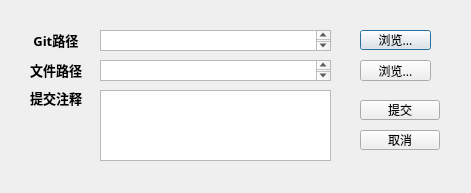
<?xml version="1.0" encoding="UTF-8"?>
<ui version="4.0">
 <class>GitDialog</class>
 <widget class="QDialog" name="GitDialog">
  <property name="geometry">
   <rect>
    <x>0</x>
    <y>0</y>
    <width>471</width>
    <height>193</height>
   </rect>
  </property>
  <property name="windowTitle">
   <string>Git</string>
  </property>
  <widget class="QLabel" name="label">
   <property name="geometry">
    <rect>
     <x>30</x>
     <y>30</y>
     <width>61</width>
     <height>20</height>
    </rect>
   </property>
   <property name="font">
    <font>
     <family>微软雅黑</family>
     <pointsize>10</pointsize>
     <weight>75</weight>
     <bold>true</bold>
    </font>
   </property>
   <property name="text">
    <string> Git路径</string>
   </property>
  </widget>
  <widget class="QLabel" name="label_2">
   <property name="geometry">
    <rect>
     <x>30</x>
     <y>60</y>
     <width>61</width>
     <height>20</height>
    </rect>
   </property>
   <property name="font">
    <font>
     <family>微软雅黑</family>
     <pointsize>10</pointsize>
     <weight>75</weight>
     <bold>true</bold>
    </font>
   </property>
   <property name="text">
    <string>文件路径</string>
   </property>
  </widget>
  <widget class="QLabel" name="label_3">
   <property name="geometry">
    <rect>
     <x>30</x>
     <y>90</y>
     <width>61</width>
     <height>16</height>
    </rect>
   </property>
   <property name="font">
    <font>
     <family>微软雅黑</family>
     <pointsize>10</pointsize>
     <weight>75</weight>
     <bold>true</bold>
    </font>
   </property>
   <property name="text">
    <string>提交注释</string>
   </property>
  </widget>
  <widget class="QPlainTextEdit" name="GitPathEdit">
   <property name="geometry">
    <rect>
     <x>100</x>
     <y>30</y>
     <width>231</width>
     <height>21</height>
    </rect>
   </property>
  </widget>
  <widget class="QPlainTextEdit" name="FilePathEdit">
   <property name="geometry">
    <rect>
     <x>100</x>
     <y>60</y>
     <width>231</width>
     <height>21</height>
    </rect>
   </property>
  </widget>
  <widget class="QPlainTextEdit" name="NotesEdit">
   <property name="geometry">
    <rect>
     <x>100</x>
     <y>90</y>
     <width>231</width>
     <height>71</height>
    </rect>
   </property>
  </widget>
  <widget class="QPushButton" name="GitPathBtn">
   <property name="geometry">
    <rect>
     <x>360</x>
     <y>30</y>
     <width>71</width>
     <height>20</height>
    </rect>
   </property>
   <property name="font">
    <font>
     <family>微软雅黑</family>
     <pointsize>9</pointsize>
     <weight>50</weight>
     <bold>false</bold>
    </font>
   </property>
   <property name="text">
    <string>浏览...</string>
   </property>
  </widget>
  <widget class="QPushButton" name="FilePathBtn">
   <property name="geometry">
    <rect>
     <x>360</x>
     <y>60</y>
     <width>71</width>
     <height>21</height>
    </rect>
   </property>
   <property name="font">
    <font>
     <family>微软雅黑</family>
     <pointsize>9</pointsize>
     <weight>50</weight>
     <bold>false</bold>
    </font>
   </property>
   <property name="text">
    <string>浏览...</string>
   </property>
  </widget>
  <widget class="QPushButton" name="CommitBtn">
   <property name="geometry">
    <rect>
     <x>360</x>
     <y>100</y>
     <width>80</width>
     <height>20</height>
    </rect>
   </property>
   <property name="font">
    <font>
     <family>微软雅黑</family>
     <pointsize>9</pointsize>
     <weight>50</weight>
     <bold>false</bold>
    </font>
   </property>
   <property name="text">
    <string>提交</string>
   </property>
  </widget>
  <widget class="QPushButton" name="CancelBtn">
   <property name="geometry">
    <rect>
     <x>360</x>
     <y>130</y>
     <width>80</width>
     <height>20</height>
    </rect>
   </property>
   <property name="font">
    <font>
     <family>微软雅黑</family>
     <pointsize>9</pointsize>
     <weight>50</weight>
     <bold>false</bold>
    </font>
   </property>
   <property name="text">
    <string>取消</string>
   </property>
  </widget>
 </widget>
 <resources/>
 <connections>
  <connection>
   <sender>CancelBtn</sender>
   <signal>clicked()</signal>
   <receiver>GitDialog</receiver>
   <slot>close()</slot>
   <hints>
    <hint type="sourcelabel">
     <x>399</x>
     <y>139</y>
    </hint>
    <hint type="destinationlabel">
     <x>235</x>
     <y>96</y>
    </hint>
   </hints>
  </connection>
 </connections>
</ui>
